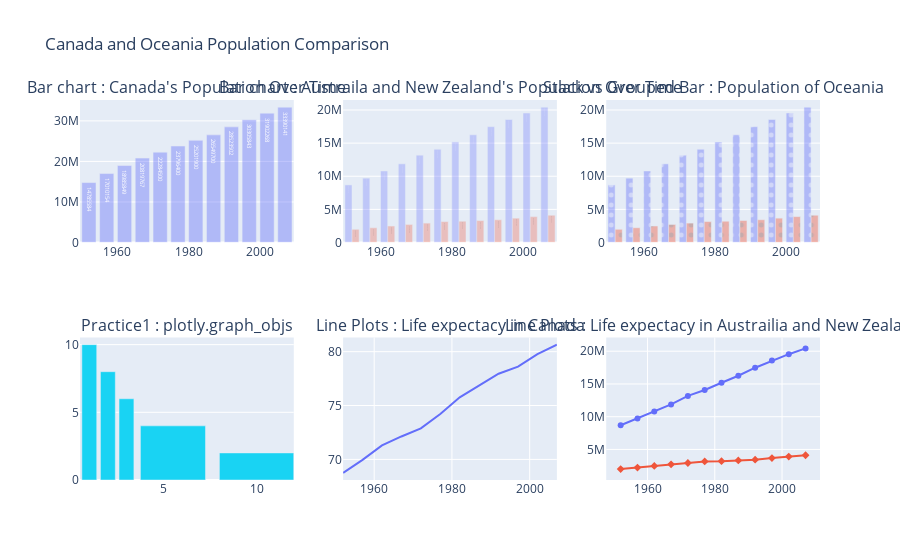

The notebook cell this image was saved under:
### Code cell
# 서브플롯 생성 
fig = make_subplots(rows=2, cols=3, subplot_titles=(
    "Bar chart : Canada's Population Over Time", 
    "Bar chart : Austraila and New Zealand's Population Over Time", 
    'Stack vs Grouped Bar : Population of Oceania',
    "Practice1 : plotly.graph_objs",
    'Line Plots : Life expectacy in Canada',
    'Line Plots : Life expectacy in Austrailia and New Zealand'))

# fig 1
# fig 2
# fig 3

# fig1, fig2, fig3 데이터를 각각 서브플롯에 추가
for trace in fig1.data:
    fig.add_trace(trace, row=1, col=1)

for trace in fig2.data:
    fig.add_trace(trace, row=1, col=2)

for trace in fig3.data:
    fig.add_trace(trace, row=1, col=3)

for trace in fig4.data:
    fig.add_trace(trace, row=2, col=1)

for trace in fig5.data:
    fig.add_trace(trace, row=2, col=2)

for trace in fig6.data:
    fig.add_trace(trace, row=2, col=3)

# for trace in fig7.data:
#     fig.add_trace(trace, row=3, col=1)

# for trace in fig8.data:
#     fig.add_trace(trace, row=3, col=2)

# for trace in fig9.data:
#     fig.add_trace(trace, row=3, col=3)



# 레이아웃 업데이트
fig.update_layout(title="Canada and Oceania Population Comparison", showlegend=False)
fig.show()

### Figure 1 — Plotly figure (JSON) as saved in the notebook; plotly's stock layout.template omitted (floating-point values rounded to 4 significant figures)
{"data": [{"alignmentgroup": "True", "hovertemplate": "year=%{x}<br>population of Canada=%{text}<extra></extra>", "legendgroup": "", "marker": {"color": "#636efa", "opacity": 0.4, "pattern": {"shape": ""}}, "name": "", "offsetgroup": "", "orientation": "v", "showlegend": false, "text": [14785584, 17010154, 18985849, 20819767, 22284500, 23796400, 25201900, 26549700, 28523502, 30305843, 31902268, 33390141], "textposition": "auto", "type": "bar", "x": [1952, 1957, 1962, 1967, 1972, 1977, 1982, 1987, 1992, 1997, 2002, 2007], "xaxis": "x", "y": [14785584, 17010154, 18985849, 20819767, 22284500, 23796400, 25201900, 26549700, 28523502, 30305843, 31902268, 33390141], "yaxis": "y"}, {"alignmentgroup": "True", "customdata": [[69.12, 10040.0], [70.33, 10950.0], [70.93, 12220.0], [71.1, 14530.0], [71.93, 16790.0], [73.49, 18330.0], [74.74, 19480.0], [76.32, 21890.0], [77.56, 23420.0], [78.83, 27000.0], [80.37, 30690.0], [81.23, 34440.0]], "hovertemplate": "country=Australia<br>year=%{x}<br>Population of Oceania=%{text}<br>lifeExp=%{customdata[0]}<br>gdpPercap=%{customdata[1]}<extra></extra>", "legendgroup": "Australia", "marker": {"color": "#636efa", "opacity": 0.3, "pattern": {"shape": ""}}, "name": "Australia", "offsetgroup": "Australia", "orientation": "v", "showlegend": true, "text": [8691212, 9712569, 10794968, 11872264, 13177000, 14074100, 15184200, 16257249, 17481977, 18565243, 19546792, 20434176], "textposition": "auto", "type": "bar", "x": [1952, 1957, 1962, 1967, 1972, 1977, 1982, 1987, 1992, 1997, 2002, 2007], "xaxis": "x2", "y": [8691212, 9712569, 10794968, 11872264, 13177000, 14074100, 15184200, 16257249, 17481977, 18565243, 19546792, 20434176], "yaxis": "y2"}, {"alignmentgroup": "True", "customdata": [[69.39, 10560.0], [70.26, 12250.0], [71.24, 13180.0], [71.52, 14460.0], [71.89, 16050.0], [72.22, 16230.0], [73.84, 17630.0], [74.32, 19010.0], [76.33, 18360.0], [77.55, 21050.0], [79.11, 23190.0], [80.2, 25190.0]], "hovertemplate": "country=New Zealand<br>year=%{x}<br>Population of Oceania=%{text}<br>lifeExp=%{customdata[0]}<br>gdpPercap=%{customdata[1]}<extra></extra>", "legendgroup": "New Zealand", "marker": {"color": "#EF553B", "opacity": 0.3, "pattern": {"shape": ""}}, "name": "New Zealand", "offsetgroup": "New Zealand", "orientation": "v", "showlegend": true, "text": [1994794, 2229407, 2488550, 2728150, 2929100, 3164900, 3210650, 3317166, 3437674, 3676187, 3908037, 4115771], "textposition": "auto", "type": "bar", "x": [1952, 1957, 1962, 1967, 1972, 1977, 1982, 1987, 1992, 1997, 2002, 2007], "xaxis": "x2", "y": [1994794, 2229407, 2488550, 2728150, 2929100, 3164900, 3210650, 3317166, 3437674, 3676187, 3908037, 4115771], "yaxis": "y2"}, {"alignmentgroup": "True", "customdata": [[69.12, 10040.0], [70.33, 10950.0], [70.93, 12220.0], [71.1, 14530.0], [71.93, 16790.0], [73.49, 18330.0], [74.74, 19480.0], [76.32, 21890.0], [77.56, 23420.0], [78.83, 27000.0], [80.37, 30690.0], [81.23, 34440.0]], "hovertemplate": "country=Australia<br>year=%{x}<br>Population of Oceania=%{y}<br>lifeExp=%{customdata[0]}<br>gdpPercap=%{customdata[1]}<extra></extra>", "legendgroup": "Australia", "marker": {"color": "#636efa", "opacity": 0.4, "pattern": {"shape": "."}}, "name": "Australia", "offsetgroup": "Australia", "orientation": "v", "showlegend": true, "textposition": "auto", "type": "bar", "x": [1952, 1957, 1962, 1967, 1972, 1977, 1982, 1987, 1992, 1997, 2002, 2007], "xaxis": "x3", "y": [8691212, 9712569, 10794968, 11872264, 13177000, 14074100, 15184200, 16257249, 17481977, 18565243, 19546792, 20434176], "yaxis": "y3"}, {"alignmentgroup": "True", "customdata": [[69.39, 10560.0], [70.26, 12250.0], [71.24, 13180.0], [71.52, 14460.0], [71.89, 16050.0], [72.22, 16230.0], [73.84, 17630.0], [74.32, 19010.0], [76.33, 18360.0], [77.55, 21050.0], [79.11, 23190.0], [80.2, 25190.0]], "hovertemplate": "country=New Zealand<br>year=%{x}<br>Population of Oceania=%{y}<br>lifeExp=%{customdata[0]}<br>gdpPercap=%{customdata[1]}<extra></extra>", "legendgroup": "New Zealand", "marker": {"color": "#EF553B", "opacity": 0.4, "pattern": {"shape": "."}}, "name": "New Zealand", "offsetgroup": "New Zealand", "orientation": "v", "showlegend": true, "textposition": "auto", "type": "bar", "x": [1952, 1957, 1962, 1967, 1972, 1977, 1982, 1987, 1992, 1997, 2002, 2007], "xaxis": "x3", "y": [1994794, 2229407, 2488550, 2728150, 2929100, 3164900, 3210650, 3317166, 3437674, 3676187, 3908037, 4115771], "yaxis": "y3"}, {"type": "bar", "width": [0.8, 0.8, 0.8, 3.5, 4], "x": [1, 2, 3, 5.5, 10], "xaxis": "x4", "y": [10, 8, 6, 4, 2], "yaxis": "y4"}, {"hovertemplate": "year=%{x}<br>lifeExp=%{y}<extra></extra>", "legendgroup": "", "line": {"color": "#636efa", "dash": "solid"}, "marker": {"symbol": "circle"}, "mode": "lines", "name": "", "orientation": "v", "showlegend": false, "type": "scatter", "x": [1952, 1957, 1962, 1967, 1972, 1977, 1982, 1987, 1992, 1997, 2002, 2007], "xaxis": "x5", "y": [68.75, 69.96, 71.3, 72.13, 72.88, 74.21, 75.76, 76.86, 77.95, 78.61, 79.77, 80.65], "yaxis": "y5"}, {"hovertemplate": "country=Australia<br>year=%{x}<br>pop=%{y}<extra></extra>", "legendgroup": "Australia", "line": {"color": "#636efa", "dash": "solid"}, "marker": {"symbol": "circle"}, "mode": "lines+markers", "name": "Australia", "orientation": "v", "showlegend": true, "type": "scatter", "x": [1952, 1957, 1962, 1967, 1972, 1977, 1982, 1987, 1992, 1997, 2002, 2007], "xaxis": "x6", "y": [8691212, 9712569, 10794968, 11872264, 13177000, 14074100, 15184200, 16257249, 17481977, 18565243, 19546792, 20434176], "yaxis": "y6"}, {"hovertemplate": "country=New Zealand<br>year=%{x}<br>pop=%{y}<extra></extra>", "legendgroup": "New Zealand", "line": {"color": "#EF553B", "dash": "solid"}, "marker": {"symbol": "diamond"}, "mode": "lines+markers", "name": "New Zealand", "orientation": "v", "showlegend": true, "type": "scatter", "x": [1952, 1957, 1962, 1967, 1972, 1977, 1982, 1987, 1992, 1997, 2002, 2007], "xaxis": "x6", "y": [1994794, 2229407, 2488550, 2728150, 2929100, 3164900, 3210650, 3317166, 3437674, 3676187, 3908037, 4115771], "yaxis": "y6"}], "layout": {"annotations": [{"font": {"size": 16}, "showarrow": false, "text": "Bar chart : Canada's Population Over Time", "x": 0.1444, "xanchor": "center", "xref": "paper", "y": 1, "yanchor": "bottom", "yref": "paper"}, {"font": {"size": 16}, "showarrow": false, "text": "Bar chart : Austraila and New Zealand's Population Over Time", "x": 0.5, "xanchor": "center", "xref": "paper", "y": 1, "yanchor": "bottom", "yref": "paper"}, {"font": {"size": 16}, "showarrow": false, "text": "Stack vs Grouped Bar : Population of Oceania", "x": 0.8556, "xanchor": "center", "xref": "paper", "y": 1, "yanchor": "bottom", "yref": "paper"}, {"font": {"size": 16}, "showarrow": false, "text": "Practice1 : plotly.graph_objs", "x": 0.1444, "xanchor": "center", "xref": "paper", "y": 0.375, "yanchor": "bottom", "yref": "paper"}, {"font": {"size": 16}, "showarrow": false, "text": "Line Plots : Life expectacy in Canada", "x": 0.5, "xanchor": "center", "xref": "paper", "y": 0.375, "yanchor": "bottom", "yref": "paper"}, {"font": {"size": 16}, "showarrow": false, "text": "Line Plots : Life expectacy in Austrailia and New Zealand", "x": 0.8556, "xanchor": "center", "xref": "paper", "y": 0.375, "yanchor": "bottom", "yref": "paper"}], "showlegend": false, "title": {"text": "Canada and Oceania Population Comparison"}, "xaxis": {"anchor": "y", "domain": [0, 0.2889]}, "xaxis2": {"anchor": "y2", "domain": [0.3556, 0.6444]}, "xaxis3": {"anchor": "y3", "domain": [0.7111, 1]}, "xaxis4": {"anchor": "y4", "domain": [0, 0.2889]}, "xaxis5": {"anchor": "y5", "domain": [0.3556, 0.6444]}, "xaxis6": {"anchor": "y6", "domain": [0.7111, 1]}, "yaxis": {"anchor": "x", "domain": [0.625, 1]}, "yaxis2": {"anchor": "x2", "domain": [0.625, 1]}, "yaxis3": {"anchor": "x3", "domain": [0.625, 1]}, "yaxis4": {"anchor": "x4", "domain": [0, 0.375]}, "yaxis5": {"anchor": "x5", "domain": [0, 0.375]}, "yaxis6": {"anchor": "x6", "domain": [0, 0.375]}}}
